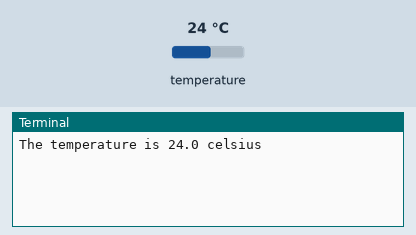
A program run on a simulated Raspberry Pi (BCM pin numbers). On the bench: the last lines printed to the terminal. The inputs (shaded band) are chosen by the test bench; at power-on: temperature 24 °C.

Above: at 1.2 s.
1.3 s: temperature set to 12 °C
At 3.5 s:
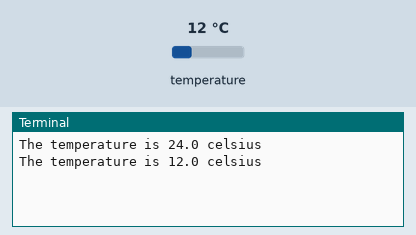
3.8 s: temperature set to 19 °C
At 5.6 s:
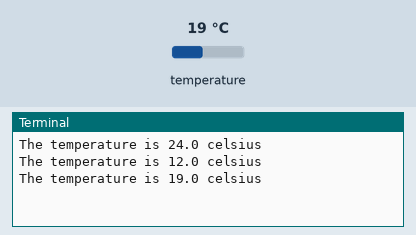
Timing chart, 0 to 7.1 s (numbered marks = the images above; inputs shaded):
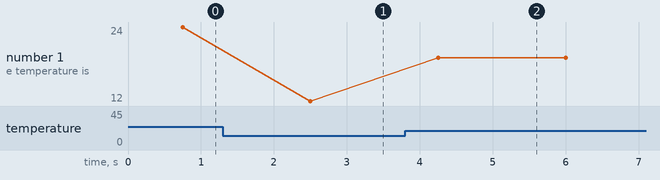

The program:

temperature-sensor.py
```python
import time
import requests
import json
URL = "http://ec2-3-86-210-188.compute-1.amazonaws.com:8090/temperature"

from w1thermsensor import W1ThermSensor
sensor = W1ThermSensor()
head = {'Content-type': 'application/json'}

while True:
    temperature = sensor.get_temperature()
    PARAMS = {'temp': "%s" % temperature}
    #PARAMS = {'temp': '36'}
    #print(PARAMS)
    #resp = requests.post(url = URL, data = json.dumps(PARAMS), headers = head)
    #print(resp.text)
    print("The temperature is %s celsius" % temperature)
    time.sleep(1)
```

Measured:
- after the input at 1.3 s, the terminal: prints a new line after 1.2 s (image 1)
- after the input at 3.8 s, the terminal: prints a new line after 0.45 s (image 2)
- plotted number 1: 24 → 12 after the input at 1.3 s, 12 → 19 after the input at 3.8 s
